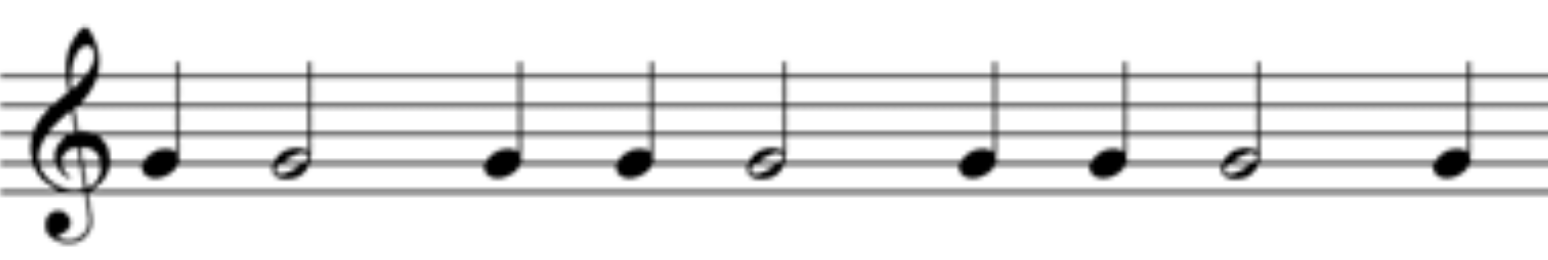
#> input picture test/test1.png, 1548 x 260 px
$ jupyter execute --allow-errors final.ipynb
#> lines starting #> are read from the running program, lines starting #| are printed output that depends on the picture; after the words box and inside, x2 and y2 are one past the last pixel; in counts of white or black regions, pixels touching at a corner belong together
### util.py
import numpy as np
import sys
import cv2 as cv
from matplotlib import pyplot as plt


# from opencv tutorial
# https://docs.opencv.org/3.4/dd/dd7/tutorial_morph_lines_detection.html
def extract(img):

    # [gray]
    # Transform source image to gray if it is not already
    if len(img.shape) != 2:
        gray = cv.cvtColor(img, cv.COLOR_BGR2GRAY)
    else:
        gray = img


    gray = cv.bitwise_not(gray)
    bw = cv.adaptiveThreshold(gray, 255, cv.ADAPTIVE_THRESH_MEAN_C, \
                                cv.THRESH_BINARY, 15, -2)
    # Show binary image
    # show_wait_destroy("binary", bw)
    # [bin]

    # [init]
    # Create the images that will use to extract the horizontal and vertical lines
    horizontal = np.copy(bw)
    vertical = np.copy(bw)
    # [init]

    # [horiz]
    # Specify size on horizontal axis
    cols = horizontal.shape[1]
    horizontal_size = cols // 30

    # Create structure element for extracting horizontal lines through morphology operations
    horizontalStructure = cv.getStructuringElement(cv.MORPH_RECT, (horizontal_size, 1))

    # Apply morphology operations
    horizontal = cv.erode(horizontal, horizontalStructure)
    horizontal = cv.dilate(horizontal, horizontalStructure)

    # Show extracted horizontal lines
    # show_wait_destroy("horizontal", horizontal)
    # [horiz]

    # [vert]
    # Specify size on vertical axis
    rows = vertical.shape[0]
    verticalsize = rows // 30

    # Create structure element for extracting vertical lines through morphology operations
    verticalStructure = cv.getStructuringElement(cv.MORPH_RECT, (1, verticalsize))

    # Apply morphology operations
    vertical = cv.erode(vertical, verticalStructure)
    vertical = cv.dilate(vertical, verticalStructure)

    # Show extracted vertical lines
    # show_wait_destroy("vertical", vertical)
    # [vert]

    # [smooth]
    # Inverse vertical image
    vertical = cv.bitwise_not(vertical)
    # show_wait_destroy("vertical_bit", vertical)

    '''
    Extract edges and smooth image according to the logic
    1. extract edges
    2. dilate(edges)
    3. src.copyTo(smooth)
    4. blur smooth img
    5. smooth.copyTo(src, edges)
    '''

    # Step 1
    edges = cv.adaptiveThreshold(vertical, 255, cv.ADAPTIVE_THRESH_MEAN_C, \
                                cv.THRESH_BINARY, 3, -2)
    # show_wait_destroy("edges", edges)

    # Step 2
    kernel = np.ones((2, 2), np.uint8)
    edges = cv.dilate(edges, kernel)
    # show_wait_destroy("dilate", edges)

    # Step 3
    smooth = np.copy(vertical)

    # Step 4
    smooth = cv.blur(smooth, (2, 2))

    # Step 5
    (rows, cols) = np.where(edges != 0)
    vertical[rows, cols] = smooth[rows, cols]

    return vertical, horizontal

### match.py
import cv2
import numpy as np
from matplotlib import pyplot as plt

# ref
# https://github.com/afikanyati/cadenCV

def match(img, templates, threshold ):
    img_width, img_height = img.shape[::-1]

    start_percent = 50
    stop_percent = 150


    best_locations = []
    best_scale = 1

    for scale in [i/100.0 for i in range(start_percent, stop_percent, 5)]:
        locations = []

        for template in templates:
            if (scale*template.shape[0] > img.shape[0] or scale*template.shape[1] > img.shape[1]):
                break

            template = cv2.resize(template, None, fx = scale, fy = scale, interpolation = cv2.INTER_CUBIC)
            result = cv2.matchTemplate(img, template, cv2.TM_CCOEFF_NORMED)
            result = np.where(result >= threshold)
            locations += [result]

        if ( len(locations)  > len(best_locations)):
            best_locations = locations
            best_scale = scale

    return best_locations, best_scale

def locate_templates(img, templates, threshold = 0.7):
    locations, scale = match(img, templates,threshold)
    real_locations = []

    for i in range(len(templates)):
        w = int(templates[i].shape[1] * scale)
        h = int(templates[i].shape[0] * scale)
        for pt in zip(*locations[i][::-1]):
            real_locations.append([  pt[0], pt[1], pt[0] + w, pt[1] + h])
    return real_locations


def quater_notes_match(img_gray, threshold = 0.7):
    quarter_note_imgs = [cv2.imread(quarter, 0) for quarter in ["resources/template/note/quarter.png","resources/template/note/solid-note.png"]]

    points = locate_templates(img_gray, quarter_note_imgs,threshold)

    return points
    # cv2.imwrite('res1.png',boxes)

# [31 lines left out: functions half_notes_match, whole_notes_match, match_all, clef_match, not called in this run]

# [4 lines of commented-out code are left out]

### final.ipynb
[cell 1]
# https://opencv-python-tutroals.readthedocs.io/en/latest/_images/messi_face.jpg
# https://docs.opencv.org/3.4/dd/dd7/tutorial_morph_lines_detection.html
# https://github.com/afikanyati/cadenCV
# https://tuggeluk.github.io/deepscores/

# https://www.google.com/url?sa=i&url=https%3A%2F%2Fwww.shawacademy.com%2Fblog%2Ftips-and-tricks-to-master-music-notations%2F&psig=AOvVaw0b3uXo2ARmMZ9BZY5JZat_&ust=1615976104821000&source=images&cd=vfe&ved=0CAIQjRxqFwoTCJCTy83KtO8CFQAAAAAdAAAAABAP

[cell 2]
from util import extract;
from match import quater_notes_match,half_notes_match,whole_notes_match,clef_match

import sys
import cv2
import numpy as np
from matplotlib import pyplot as plt
from collections import Counter
from copy import deepcopy
from PIL import Image
from midiutil.MidiFile import MIDIFile
import matplotlib.patches as patches

[cell 3]
img_file = "./test/test1.png"
img = cv2.imread(img_file, 0)
#> img is the input picture: shape (260, 1548); min 0, max 255, mean 232.2
# this is the origianl image
plt.subplot(1, 1, 1)
plt.imshow(img, cmap="gray")
plt.title("Input")
plt.show()

[cell 4]
# extract the image and remove the vertical line

extract_img, horizontal = extract(img)
#> in extract, `gray = cv.bitwise_not(gray)`:
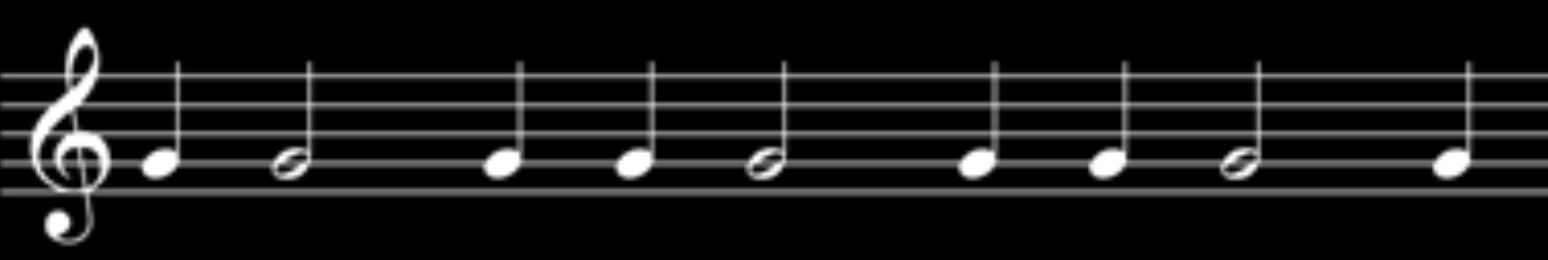
#> gray: shape (260, 1548); min 0, max 255, mean 22.8
#> in extract, `bw = cv.adaptiveThreshold(gray, 255, cv.ADAPTIVE_THRESH_MEAN_C, \ cv.T..`:
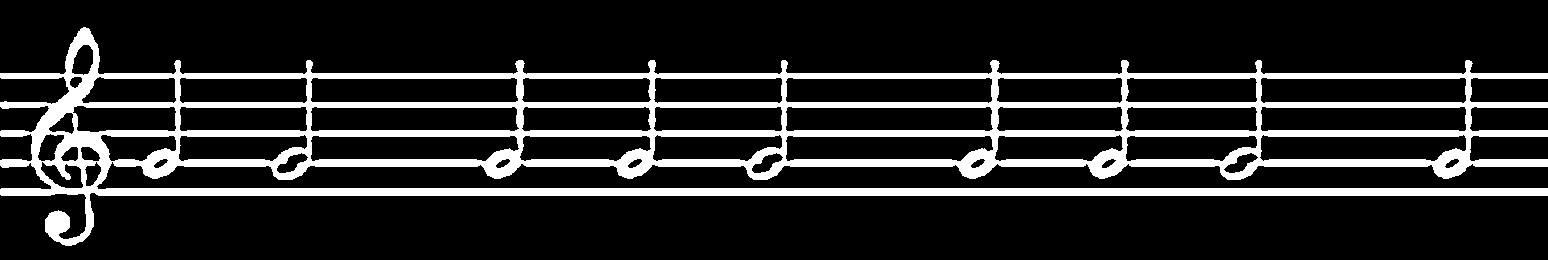
#> bw: shape (260, 1548); 16.2% white; 1 white region, box (x1, y1, x2, y2) and area: (0, 27, 1548, 246) 65082
#> in extract, `horizontal = cv.erode(horizontal, horizontalStructure)`:
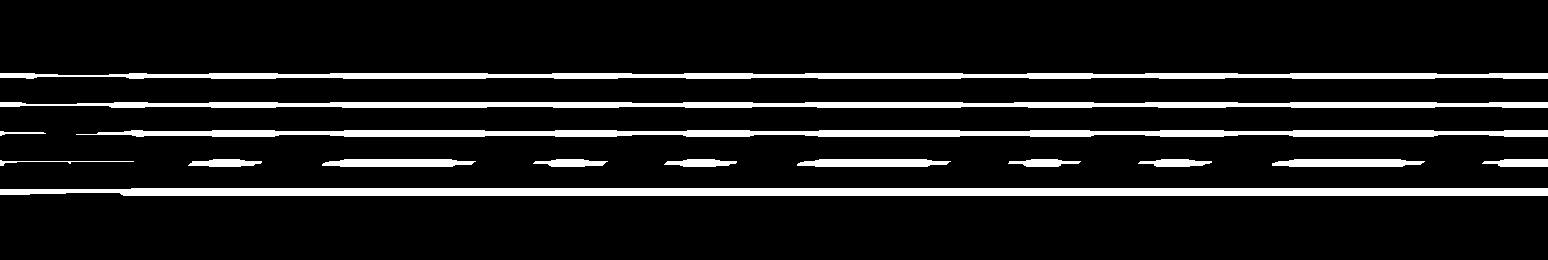
#> horizontal: shape (260, 1548); 10.5% white; 15 white regions, largest, box (x1, y1, x2, y2) and area: (0, 188, 1548, 196) 11985, (76, 130, 1548, 137) 8488, (0, 102, 1548, 108) 7929
#> in extract, `horizontal = cv.dilate(horizontal, horizontalStructure)`:
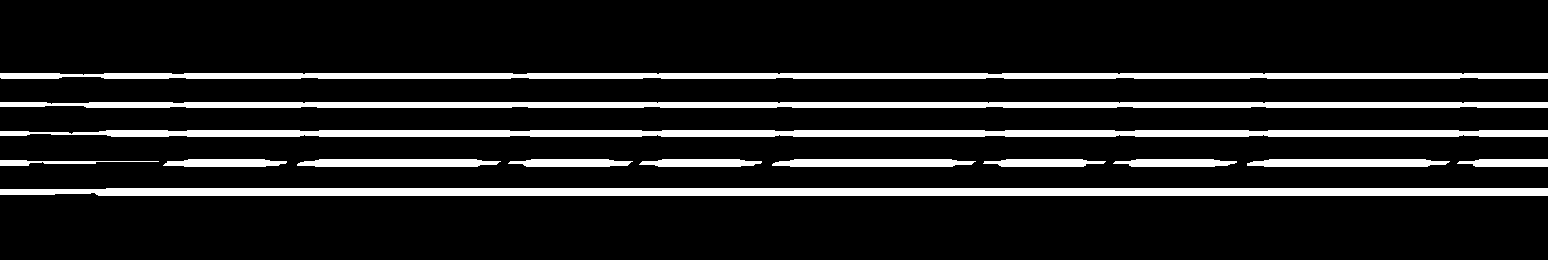
#> horizontal: shape (260, 1548); 12.3% white; 14 white regions, largest, box (x1, y1, x2, y2) and area: (0, 188, 1548, 196) 12135, (0, 130, 1548, 137) 10089, (0, 102, 1548, 108) 8954
#> in extract, `vertical = cv.erode(vertical, verticalStructure)`:
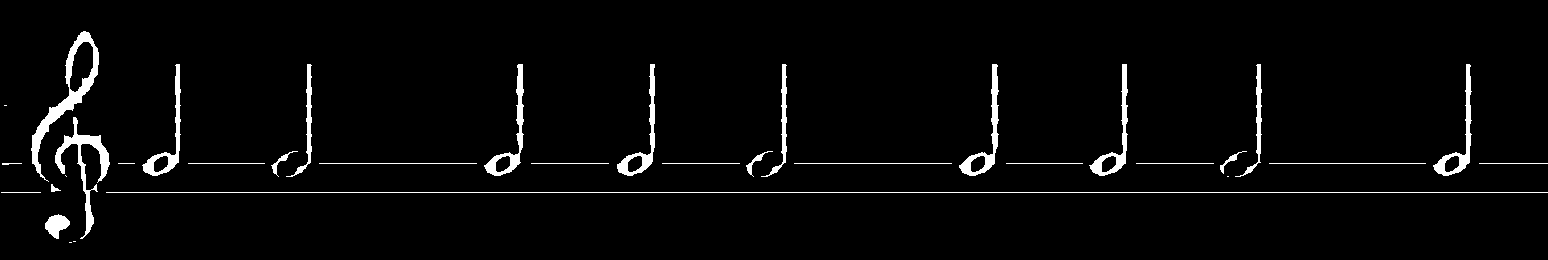
#> vertical: shape (260, 1548); 3.2% white; 34 white regions (6 under 20 px), largest, box (x1, y1, x2, y2) and area: (31, 31, 99, 182) 1746, (106, 192, 1548, 193) 1442, (55, 117, 110, 239) 1328
#> in extract, `vertical = cv.dilate(vertical, verticalStructure)`:
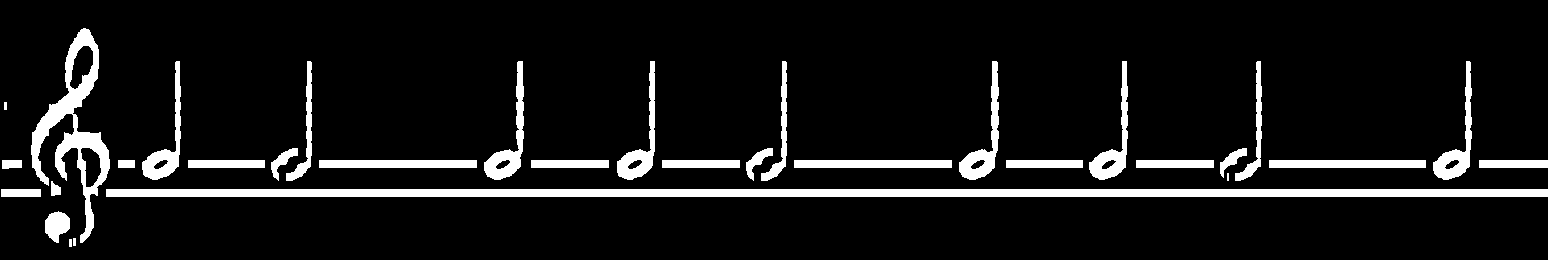
#> vertical: shape (260, 1548); 8.9% white; 32 white regions (1 under 20 px), largest, box (x1, y1, x2, y2) and area: (106, 189, 1548, 197) 11536, (31, 28, 110, 243) 4504, (484, 61, 524, 180) 1378
#> in extract, `edges = cv.adaptiveThreshold(vertical, 255, cv.ADAPTIVE_THRESH_MEAN_C,..`:
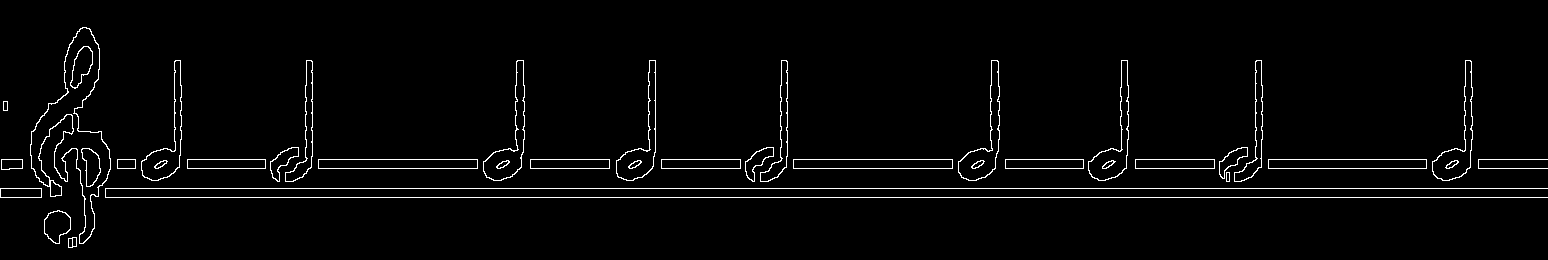
#> edges: shape (260, 1548); 2.6% white in thin lines or dots, all inside (x1, y1, x2, y2) = (0, 27, 1548, 248)
#> in extract, `edges = cv.dilate(edges, kernel)`:
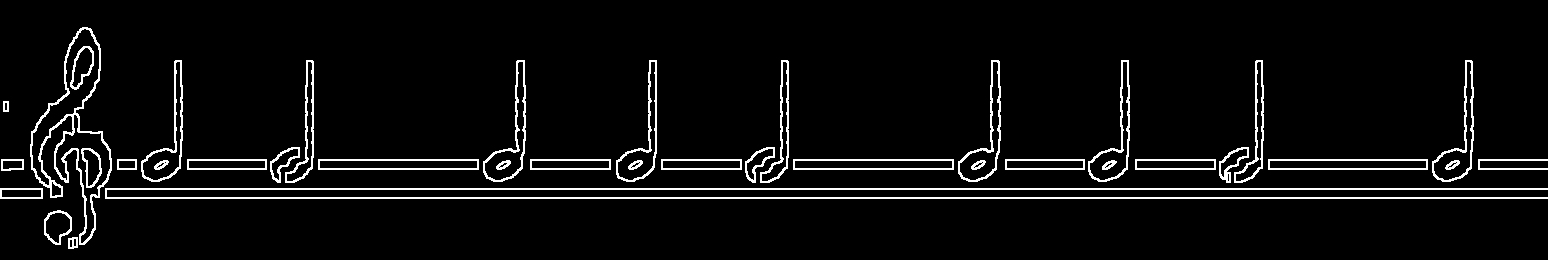
#> edges: shape (260, 1548); 5.1% white in thin lines or dots, all inside (x1, y1, x2, y2) = (0, 27, 1548, 249)
#> in extract, `smooth = cv.blur(smooth, (2, 2))`:
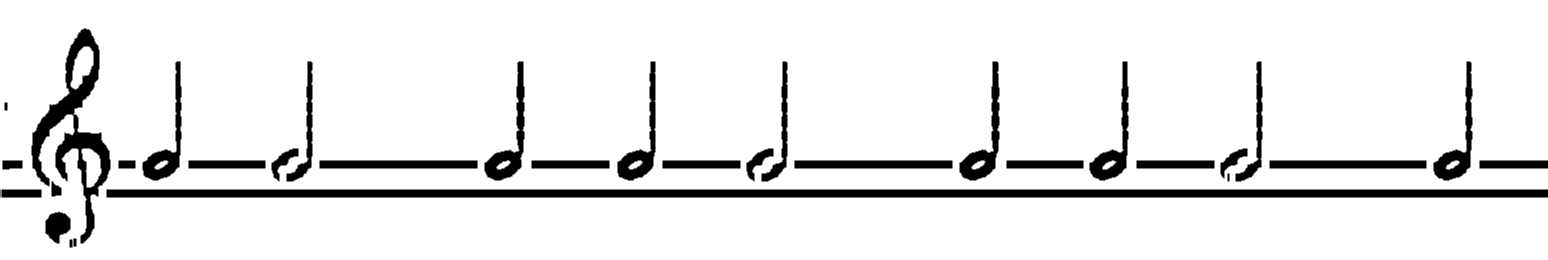
#> smooth: shape (260, 1548); min 0, max 255, mean 232.2

plt.subplot(1, 1, 1)
plt.imshow(extract_img, cmap="gray")
plt.title("extract_img")
plt.show()

plt.subplot(1, 1, 1)
plt.imshow(horizontal, cmap="gray")
plt.title("horizontal")
plt.show()

#> (a cell that did not finish here is left out)

#> in quater_notes_match, `quarter_note_imgs = [cv2.imread(quarter, 0) for quarter in ["resources..`: quarter_note_imgs = 2 items
#> after the loop in match, `for scale in [i/100.0 for i in range(start_percent, stop_percent, 5)]:`: best_locations = []; best_scale = 1
half_points = half_notes_match(img,0.65)
whole_points = whole_notes_match(img,0.6)
clef_points = clef_match(img)

def dist2(x1, x2):
    return (x1-x2)**2

def fuse(points, d):
    ret = points.copy()
    d2 = d * d
    n = len(points)
    for i in range(n):
        for j in range(i + 1, n):
            if ( dist2( points[i][0], points[j][0]) < d2 and  dist2( points[i][2], points[j][2]) < d2 and
               dist2( points[i][1], points[j][1]) < d2 and dist2( points[i][3], points[j][3]) < d2 ):
                ret.remove(points[i])
                break
    return ret


quater_points = fuse(quater_points, 10)
half_points = fuse(half_points, 10)
whole_points = fuse(whole_points, 10)
clef_points = fuse(clef_points, 10)

print("Nums of quater_points: ", len(quater_points))
print("Nums of half_points: ", len(half_points))
print("Nums of whole_points: ", len(whole_points))
print("Nums of clef_points: ", len(clef_points))

plt.subplot(1, 1, 1)
plt.imshow(extract_img, cmap="gray")
for p in (quater_points):
    plt.plot( (p[0] + p[2])/2,(p[1] + p[3])/2, "go", alpha=0.5)

for p in (half_points):
    plt.plot( (p[0] + p[2])/2,(p[1] + p[3])/2, "ro", alpha=0.5)

for p in (whole_points):
    plt.plot( (p[0] + p[2])/2,(p[1] + p[3])/2, "bo", alpha=0.5)
ax = plt.gca()


for p in (clef_points):
    rect = patches.Rectangle((p[0],p[1]),
                 p[2] - p[0],
                 p[3]- p[1],
                 linewidth=2,
                 edgecolor='cyan',
                 fill = False)
    ax.add_patch(rect)

plt.title("notes")

plt.show()

#> (a cell that did not finish here is left out)

[cell 7]
all_notes = []

#> (the rest of this cell did not finish here and is left out)

[cell 8]
fig = plt.figure()
ax = fig.add_subplot(111)
plt.subplot(1, 1, 1)
plt.imshow(extract_img, cmap="gray")


for i in all_notes:
    x, y = i[1][0], i[1][1]


    plt.plot( x , y , "go", alpha=0.5)

    pitch_index = int ( ( (y - clef_y_bot) / clef_gap ))
    ax.text(x, y, total_pitches[pitch_index], fontsize=10)
    i[3] = total_pitches[pitch_index]


plt.title("notes")

plt.show()

$ run again, with test/test2.png copied over test/test1.png
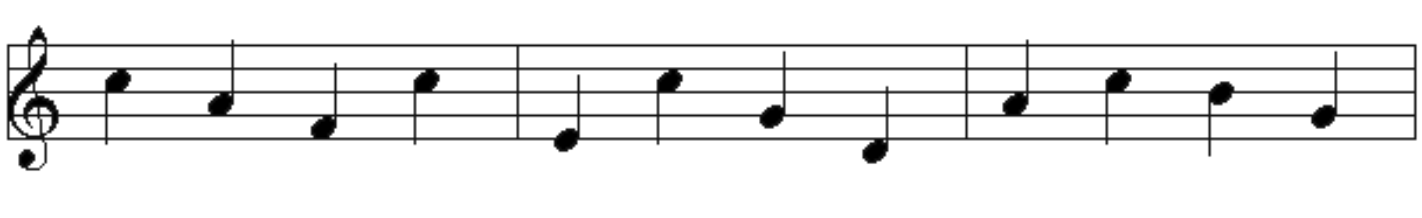
#> input picture test/test2.png, 1422 x 218 px
#> img is the input picture: shape (218, 1422); min 0, max 255, mean 235.4
#> in extract, `bw = cv.adaptiveThreshold(gray, 255, cv.ADAPTIVE_THRESH_MEAN_C, \ cv.T..`:
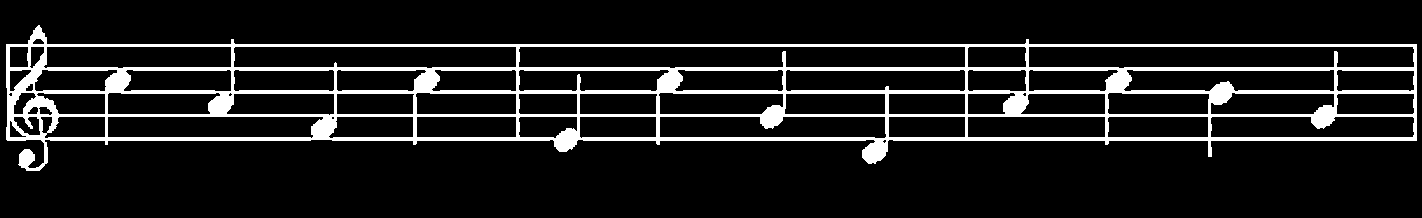
#> bw: shape (218, 1422); 11.1% white; 1 white region, box (x1, y1, x2, y2) and area: (6, 25, 1417, 171) 34474
#> in extract, `smooth = cv.blur(smooth, (2, 2))`:
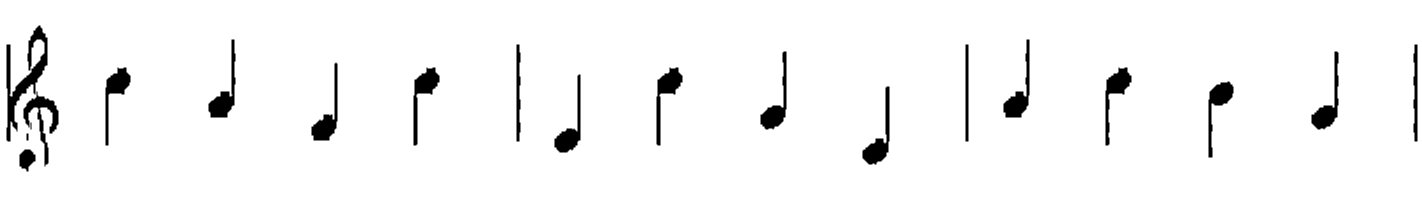
#> smooth: shape (218, 1422); min 0, max 255, mean 245.9
#> in extract, `(rows, cols) = np.where(edges != 0)`: rows = 8567 values from 24 to 172; cols = 8567 values, max 1418 at index 232, min 5 at index 190, mean 596
#> quarter_note_imgs = 2 items
#> after the loop in match, `for scale in [i/100.0 for i in range(start_percent, stop_percent, 5)]:`: best_locations = []; best_scale = 1
